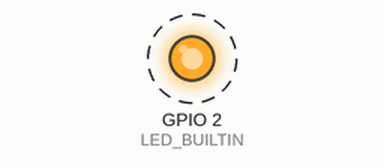
Simulated run of this sketch. Board: ESP8266 (NodeMCU). Shown: output pins drawn as LEDs (lit = HIGH, except the on-board LED, lit = LOW). Dashed ring = blinking.

Above: at 0.2 s.
Timing chart, 0 to 3.0 s (numbered marks = the images above):
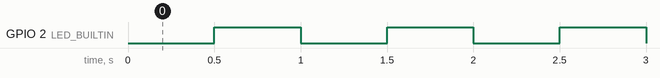

The sketch:

01_LedOnOff_Timer_ESP8266.ino
```cpp
#include <Ticker.h>

Ticker timer;
bool level = 0;

void rts() {
  static unsigned long counter = 0;
  counter++;
  if (counter % 500 == 0) {
    level = !level;
    digitalWrite(LED_BUILTIN, level);
  }
}

void setup() {
  Serial.begin(115200);
  timer.attach_ms(1, rts); // Llama a la función rts() cada 1ms
  pinMode(LED_BUILTIN, OUTPUT);
}

void loop() {
  // No es necesario colocar código en el loop(), ya que rts() se ejecutará en las interrupciones del temporizador
}
```

Measured:
- by itself, GPIO 2 (LED_BUILTIN): alternates HIGH for 0.50 s and LOW for 0.50 s
